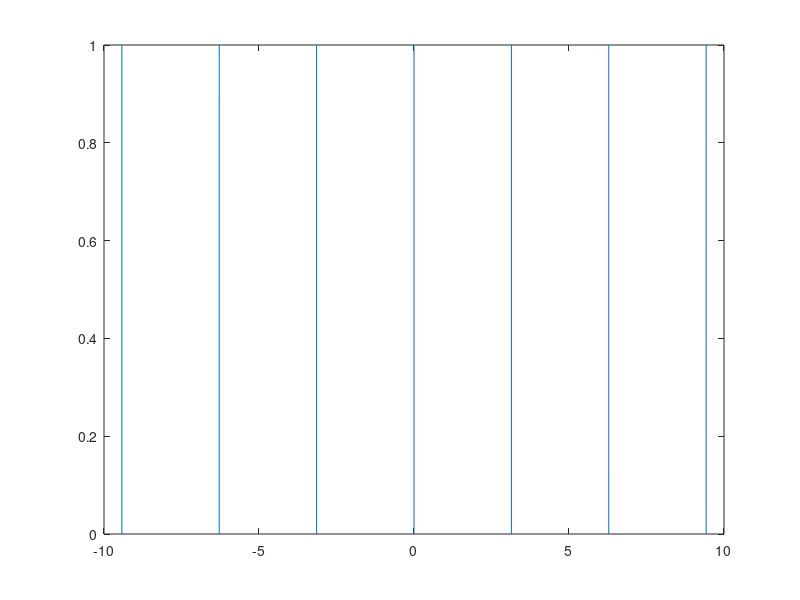

This figure's MATLAB source: (Note: this script raises an error after producing the figure.)
%% --------------- Part A ----------------
% Plot the fundamental frequency and hear associated sound
t = 0:.1:1000;
y = sin(t);
plot(t,y);
sound(y)

%% Next add the third harmonic to the fundamental, and plot/hear it.
y = sin(t) + sin(3*t)/3;
plot(t,y);
sound(y)
%% Now use the first, third, fifth, seventh, and ninth harmonics.
y = sin(t) + sin(3*t)/3 + sin(5*t)/5 + sin(7*t)/7 + sin(9*t)/9;
plot(t,y);
sound(y)

%% --------------- Part B ----------------
% CODE 1
% Ideal square wave
t=-10:0.0001:10;
x=0.5*(square(t)+1);
plot(t,x)
hold on

% CODE 2
clc, syms n x
L = pi; N_TERMS = input('Number of terms: '); n = 1:N_TERMS;

% Calculating the coefficients of the Fourier Series
tic
a0 = (1/L)*int(1, x, 0, pi);
an = (1/L)*int(1*cos(n*x), x, 0, pi);
bn = (1/L)*int(1*sin(n*x), x, 0, pi);

% Plugging the coefficient values in the Fourier Series
f = 0;
for n=1:N_TERMS   
    f=f+(an(n)*cos(n*x) + bn(n)*sin(n*x));
end
toc

fprintf('Approximation using %d terms\n', n)
f_approx=(a0/2)+f;
ezplot(f_approx,[-10,10])
title('Fourier Series Approximation')
xlabel('x')
ylabel('F(x) approximated')
hold off
legend('f(x)','f`(x)');

%% --------------- Part C ----------------
% CODE 1
% Ideal sawtooth wave
t=-10:0.0001:10;
x=0.5*(sawtooth(t)+1);
plot(t,x)
hold on

% CODE 2
clc, syms n x
L = pi; N_TERMS = input('Number of terms: '); n = 1:N_TERMS;

% Calculating the coefficients of the Fourier Series
tic
a0 = (1/L)*int(1, x, 0, pi);
%an = (1/L)*int(1*cos(n*x), x, 0, pi);
bn = (1/L)*int(-1./(n*pi), x, 0, pi);

% Plugging the coefficient values in the Fourier Series
f = 0;
for n=1:N_TERMS   
    f=f+bn(n)*sin(n*x);
end
toc

fprintf('Approximation using %d terms\n', n)
f_approx=(a0/2)+f;
ezplot(f_approx,[-10,10])
title('Fourier Series Approximation')
xlabel('x')
ylabel('F(x) approximated')
hold off
legend('f(x)','f`(x)');
